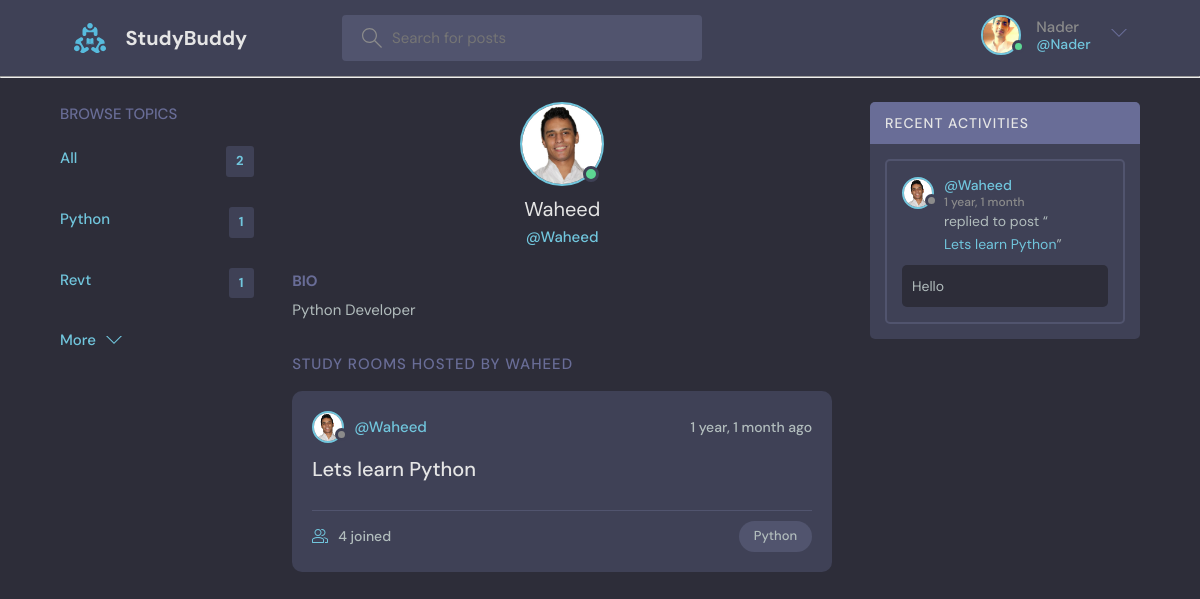
The app's page /profile/1/ (signed in) with its own data.
### base/models.py (models this page shows, shortened)
class User(AbstractUser):
    name = models.CharField(max_length=200,null=True)
    email = models.EmailField(unique=True, null=True)
    bio = models.TextField(null=True)
    avatar = models.ImageField(null=True,default='avatar.svg')
    USERNAME_FIELD = 'email'
    REQUIRED_FIELDS =[]

class Topic(models.Model):
    name =models.CharField(max_length=200)

class Room(models.Model):
    host = models.ForeignKey(User,on_delete=models.CASCADE,null=True)
    topic = models.ForeignKey(Topic,on_delete=models.SET_NULL,null=True)
    name = models.CharField(max_length=200)
    description = models.TextField(null=True, blank=True)
    participants = models.ManyToManyField(User,related_name='participants',blank=True)
    updated = models.DateTimeField(auto_now=True)
    created = models.DateTimeField(auto_now_add=True)
    class Meta:
        ordering = ['-updated','-created']
    def __str__(self):
        return self.name

class Message(models.Model):
    user = models.ForeignKey(User,on_delete=models.CASCADE)
    room = models.ForeignKey(Room,on_delete=models.CASCADE)
    body = models.TextField()
    updated = models.DateTimeField(auto_now=True)
    created = models.DateTimeField(auto_now_add=True)
    class Meta:
        ordering =['-updated','-created']
    def __str__(self):
        return self.body[0:50]

### base/views.py (the view)
# urls.py: path("profile/<str:pk>/",views.userProfile,name='user-profile'),
@login_required(login_url='/login')
def userProfile(request,pk):
    user= User.objects.get(id=pk)
    rooms =user.room_set.all()
    room_messages= user.message_set.all()
    topics = Topic.objects.all()
    context ={'user':user,"rooms":rooms,"topics":topics,'room_messages':room_messages}
    return render(request,'base/profile.html',context)

### base/templates/base/profile.html (shortened to what this page needs)
{% extends 'main.html' %}
{% block content %}
  <main class="profile-page layout layout--3">
    <div class="container">
      {% include "base/topics_component.html" %}
      <div class="roomList">
        <div class="profile">
          <div class="profile__avatar">
            <div class="avatar avatar--large active">
              <img src="{{user.avatar.url}}" />
            </div>
          </div>
          <div class="profile__info">
            <h3>{{user.username}}</h3>
            <p>@{{user.username}}</p>
          </div>
          <div class="profile__about">
            <h3>Bio</h3>
            <p>
              {{user.bio}}
            </p>
          </div>
        </div>
        <div class="roomList__header">
          <div>
            <h2>Study Rooms Hosted by {{user.username}}</a>
            </h2>
          </div>
        </div>
        {% include "base/feed_component.html" %}
      </div>
      {% include "base/activity_component.html" %}
    </div>
  </main>
{% endblock content %}

### templates/main.html (shortened to what this page needs)
<!DOCTYPE html>
{% load static %}
<html lang="en">
  <head>
    <link rel="stylesheet" href="{% static 'styles/style.css' %}" />
  </head>
  <body>
    {% include 'navbar.html' %}
    {% block content %}
    {% endblock %}
  </body>
</html>

### templates/navbar.html (shortened to what this page needs)
{% load static %}
<header class="header header--loggedIn">
  <div class="container">
    <a href="{% url 'home' %}" class="header__logo">
      <img src="{% static 'images/logo.svg' %}" />
      <h1>StudyBuddy</h1>
    </a>
    {% if request.user.is_authenticated %}
    <form class="header__search" method='GET' action = "{% url 'home' %}">
      <label>
        <input type='text' name="q" placeholder="Search for posts" />
      </label>
    </form>
    {% endif %}
    <nav class="header__menu">
      {% if request.user.is_authenticated %}
        <div class="header__user">
          <a href="{% url 'user-profile' request.user.id %}">
            <div class="avatar avatar--medium active">
              <img src="{{request.user.avatar.url}}" />
            </div>
            <p>{{request.user.username}}<span>@{{request.user.username}}</span></p>
          </a>
          <button class="dropdown-button">
            <svg version="1.1" xmlns="http://www.w3.org/2000/svg" width="32" height="32" viewBox="0 0 32 32">
              <title>chevron-down</title>
              <path d="M16 21l-13-13h-3l16 16 16-16h-3l-13 13z"></path>
            </svg>
          </button>
        </div>
      {% else %}
        <a href="{% url 'login' %}">
          <img src="{% static 'images/avatar.svg' %}" />
          <p>Login</p>
        </a>
      {% endif %}
    </nav>
  </div>
</header>
<hr>

### base/templates/base/topics_component.html
<div class="topics">
  <div class="topics__header">
    <h2>Browse Topics</h2>
  </div>
  <ul class="topics__list">
    <li>
      <a href="{% url 'home' %}" class="active"
        >All <span>{{topics.count}}</span></a
      >
    </li>
    {% for topic in topics %}
    <li>
      <a href="{% url 'home' %}?q={{topic.name}}" class="active"
        >{{topic.name}} <span>{{topic.room_set.all.count}}</span></a
      >
    </li>
    {% endfor %}
  </ul>
  <a class="btn btn--link" href="{% url 'topics' %}">
    More
    <svg
      version="1.1"
      xmlns="http://www.w3.org/2000/svg"
      width="32"
      height="32"
      viewBox="0 0 32 32"
    >
      <title>chevron-down</title>
      <path d="M16 21l-13-13h-3l16 16 16-16h-3l-13 13z"></path>
    </svg>
  </a>
</div>

### base/templates/base/feed_component.html (shortened to what this page needs)
{% for room in rooms %}
<div class="roomListRoom">
  <div class="roomListRoom__header">
    <a
      href="{% url 'user-profile' room.host.id %}"
      class="roomListRoom__author"
    >
      <div class="avatar avatar--small">
        <img src="{{room.host.avatar.url}}" />
      </div>
      <span>@{{room.host.username}}</span>
    </a>
    <div class="roomListRoom__actions">
      <span>{{room.created|timesince}} ago</span>
    </div>
  </div>
  <div class="roomListRoom__content">
    <a href="{% url 'room' room.id %}">{{room.name}}</a>
  </div>
  <div class="roomListRoom__meta">
    <a href="{% url 'room' room.id %}" class="roomListRoom__joined">
      {{room.participants.all.count}} joined
    </a>
    <p class="roomListRoom__topic">{{room.topic.name}}</p>
  </div>
</div>
{% endfor %}

### base/templates/base/activity_component.html (shortened to what this page needs)
<div class="activities">
  <div class="activities__header">
    <h2>Recent Activities</h2>
  </div>
  {% for message in room_messages %}
  <div class="activities__box">
    <div class="activities__boxHeader roomListRoom__header">
      <a
        href="{% url 'user-profile' message.user.id %}"
        class="roomListRoom__author"
      >
        <div class="avatar avatar--small">
          <img src="{{message.user.avatar.url}}" />
        </div>
        <p>
          @{{message.user.username}}
          <span>{{message.created|timesince}}</span>
        </p>
      </a>
    </div>
    <div class="activities__boxContent">
      <p>
        replied to post “<a href="{% url 'room' message.room.id %}"
          >{{message.room}}</a
        >”
      </p>
      <div class="activities__boxRoomContent">{{message}}</div>
    </div>
  </div>
  {% endfor %}
</div>

### records on screen
User: user.avatar (picture), user.username "Nader"
Topic: name "Python", room_set.all.count "1"
Topic: name "Revt", room_set.all.count "1"
User: avatar (picture), username "Waheed", bio "Python Developer", username "WAHEED"
Room: host.avatar (picture), host.username "Waheed", created "1 year, 1 month", name "Lets learn Python", participants.all.count "4", topic.name "Python"
Message: user.avatar (picture), user.username "Waheed", created "1 year, 1 month", room "Lets learn Python", body "Hello"

### other values on screen
{{ topics.count }} "2"
